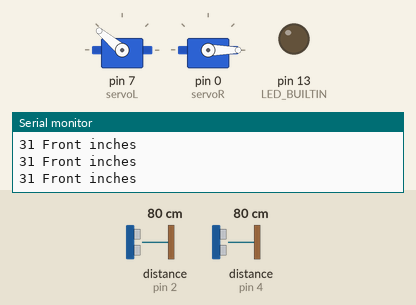
Recording of a sketch running on a simulated Arduino Uno, built with avr-gcc and run on an emulated ATmega328P. Shown: 2 × servo, output pins drawn as LEDs (lit = HIGH), the last lines printed to the serial monitor. Wiring (inferred from the names in the program): ultrasonic range finder: trigger pin 2; echo pin 2. Inputs (shaded band) come from the test bench; at power-on: distance to the obstacle (sensors on pin 2, pin 4) 80 cm. The echo pulse lasts 58.3 µs per cm.

Above: at 1.2 s.
1.3 s: distance to the obstacle (sensor on pin 2) set to 18 cm
4.3 s: distance to the obstacle (sensor on pin 2) set to 13 cm
At 5.1 s:
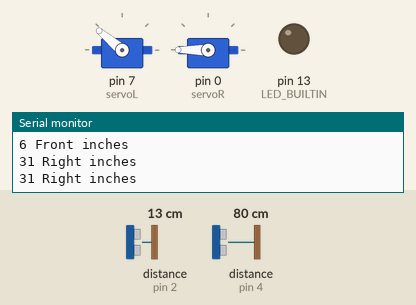
5.8 s: distance to the obstacle (sensor on pin 2) set to 299 cm
At 7.4 s:
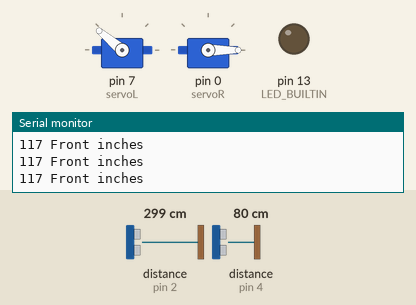
7.7 s: distance to the obstacle (sensor on pin 2) set to 2 cm
At 8.1 s:
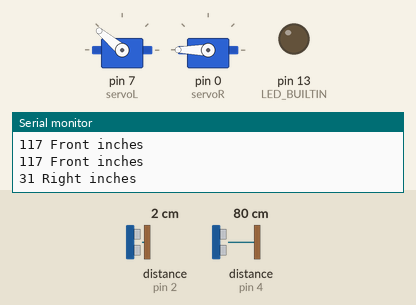
9.2 s: distance to the obstacle (sensor on pin 4) set to 12 cm
10.7 s: distance to the obstacle (sensor on pin 4) set to 9 cm
At 11.7 s:
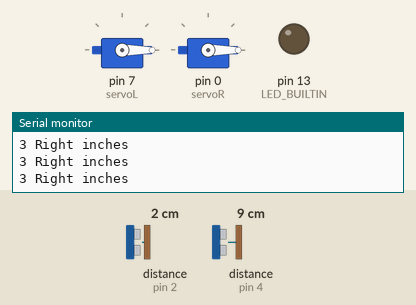
Timing chart, 0 to 13.4 s (numbered marks = the images above; inputs shaded):
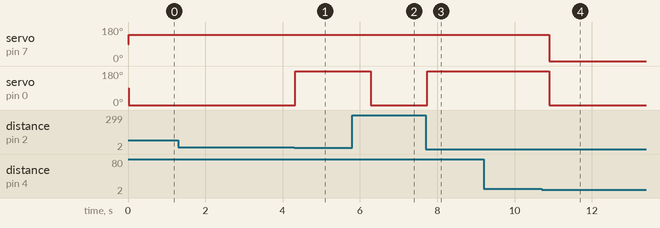

Measured:
- the behaviour switches between 16 and 15 cm on distance to the obstacle (sensor on pin 2) (found by bisection; images 0 and 1)
- the behaviour switches between 11 and 10 cm on distance to the obstacle (sensor on pin 4) (found by bisection; images 3 and 4)
- after the input at 4.3 s, servo on pin 0 (servoR): 0° → 180° at once
- after the input at 5.8 s, servo on pin 0 (servoR): 180° → 0° after 0.49 s
- after the input at 7.7 s, servo on pin 0 (servoR): 0° → 180° at once
- after the input at 10.7 s, servo on pin 7 (servoL): 140° → 0° after 0.20 s; servo on pin 0 (servoR): 180° → 0° after 0.20 s

The sketch:

MazeBotCodeOriginal.ino
```cpp
#include <Servo.h>

Servo servoL;
Servo servoR;
//Front Sonar is pin 2
//Right Sonar is pin 4
const int pingPinF = 2;
const int pingPinR = 4;

int turnTimer = 0;
int turnDuration = 34;

void setup() {
  // initialize serial communication:
  Serial.begin(9600);
  pinMode(LED_BUILTIN, OUTPUT);
  servoL.attach(7);
  servoR.attach(0);
}

void loop() {
  // establish variables for duration of the ping,
  // and the distance result in inches and centimeters:
  long frontDuration, rightDuration, inchesF, inchesR;

  // The PING))) is triggered by a HIGH pulse of 2 or more microseconds.
  // Give a short LOW pulse beforehand to ensure a clean HIGH pulse:
  pinMode(pingPinF, OUTPUT);
  digitalWrite(pingPinF, LOW);
  delayMicroseconds(2);
  digitalWrite(pingPinF, HIGH);
  delayMicroseconds(5);
  digitalWrite(pingPinF, LOW);

  // The same pin is used to read the signal from the PING))): a HIGH
  // pulse whose duration is the time (in microseconds) from the sending
  // of the ping to the reception of its echo off of an object.
  pinMode(pingPinF, INPUT);
  frontDuration = pulseIn(pingPinF, HIGH);

  // convert the time into a distance
  inchesF = microsecondsToInches(frontDuration);

//  Serial.print(inchesF);
//  Serial.println(" Front inches");

  delay(10);

  if(turnTimer > 0) {
    turnTimer--;
  }
  else if(inchesF > 5) {

    Serial.print(inchesF);
    Serial.println(" Front inches");
    servoR.write(0);
    servoL.write(140);

  }
  else if(inchesF <= 5) {
      pinMode(pingPinR, OUTPUT);
      digitalWrite(pingPinR, LOW);
      delayMicroseconds(2);
      digitalWrite(pingPinR, HIGH);
      delayMicroseconds(5);
      digitalWrite(pingPinR, LOW);

      pinMode(pingPinR, INPUT);
      rightDuration = pulseIn(pingPinR, HIGH);
      inchesR = microsecondsToInches(rightDuration);
      Serial.print(inchesR);
      Serial.println(" Right inches");

      if (inchesR > 3) {
        turnTimer = 35;
          servoR.write(180);
          servoL.write(140);
      }
          else {
            turnTimer = 35;
              servoR.write(0);
              servoL.write(0);
//            servoR.write(90);
//            servoL.write(85);

          }

  }

}

long microsecondsToInches(long microseconds) {
  //According to Parallax's datasheet for the PING))), there are
  // 73.746 microseconds per inch (i.e. sound travels at 1130 feet per
  // second).  This gives the distance travelled by the ping, outbound
  // and return, so we divide by 2 to get the distance of the obstacle.
  // See: http://www.parallax.com/dl/docs/prod/acc/28015-PING-v1.3.pdf
  return microseconds / 74 / 2;
}
```
